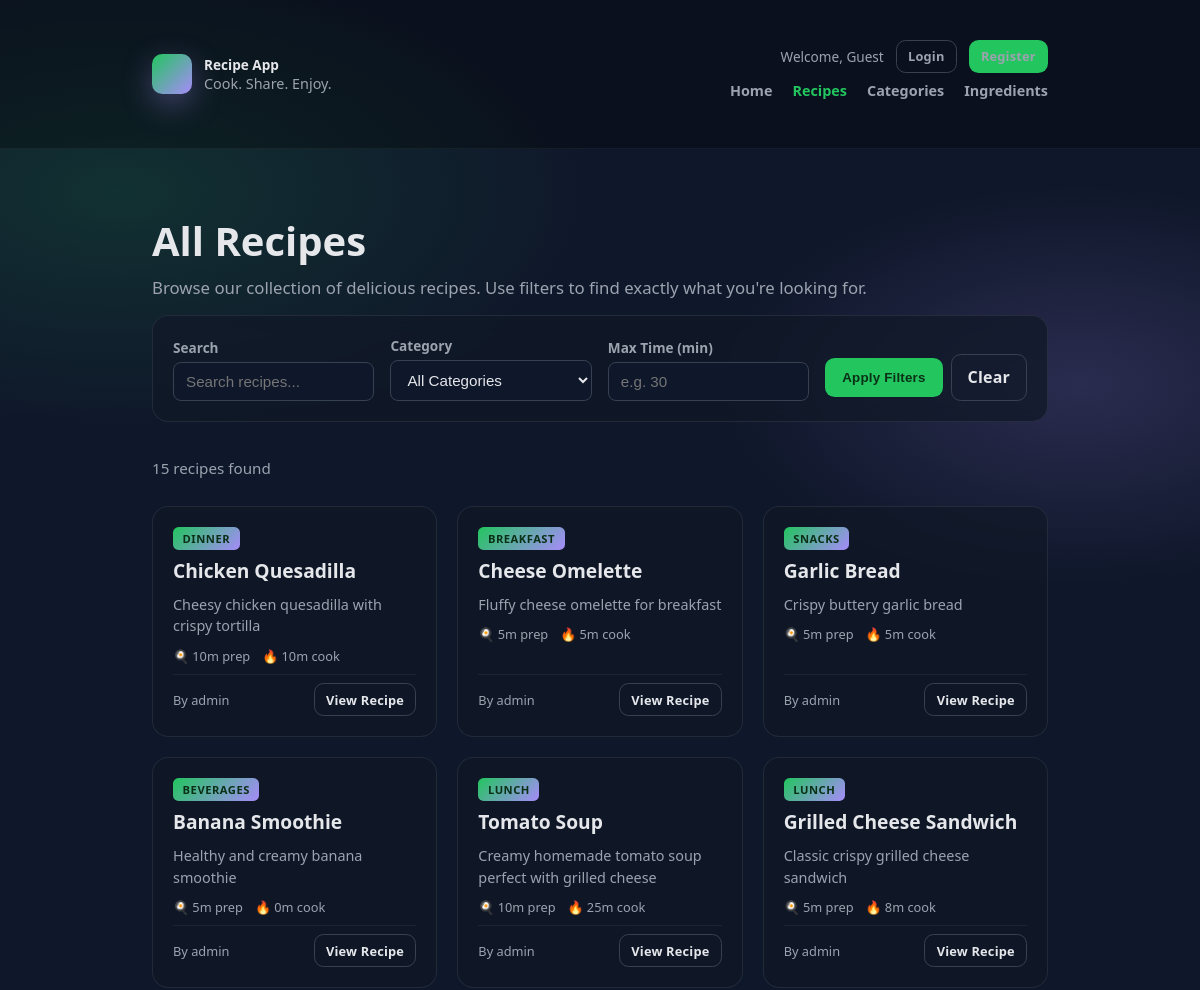
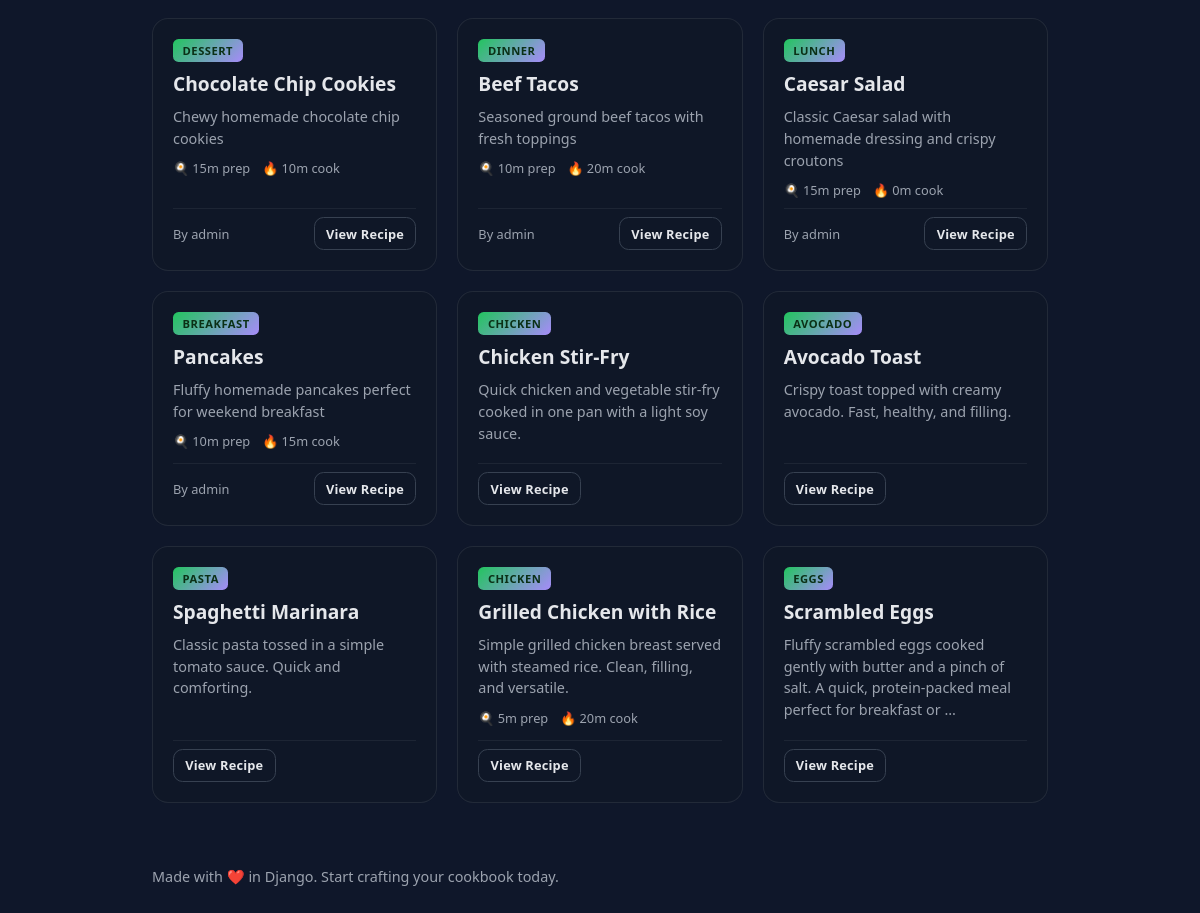
The app's page /recipes/ with its own data (2 pictures, top to bottom).
### recipes/models.py (models this page shows, shortened)
class Recipe(models.Model):
	title = models.CharField(max_length=200)
	description = models.TextField(blank=True)
	instructions = models.TextField()
	author = models.ForeignKey(
		settings.AUTH_USER_MODEL, on_delete=models.SET_NULL, null=True, blank=True
	)
	category = models.ForeignKey(
		'categories.Category', on_delete=models.SET_NULL, null=True, blank=True, related_name='recipes'
	)
	prep_time_minutes = models.PositiveIntegerField(default=0)
	cook_time_minutes = models.PositiveIntegerField(default=0)
	created_at = models.DateTimeField(auto_now_add=True)
	updated_at = models.DateTimeField(auto_now=True)

### categories/models.py (models this page shows, shortened)
class Category(models.Model):
	name = models.CharField(max_length=100, unique=True)
	slug = models.SlugField(max_length=120, unique=True)
	created_at = models.DateTimeField(auto_now_add=True)

### recipes/views.py (the view, shortened to what this page needs)
# urls.py: path('recipes/', views.recipe_list, name='recipe_list'),
def recipe_list(request):
	recipes = Recipe.objects.select_related('category', 'author').all()
	categories = Category.objects.all()
	search_query = request.GET.get('q', '').strip()
	category_filter = request.GET.get('category', '')
	ingredient_filter = request.GET.get('ingredient', '')
	max_time = request.GET.get('max_time', '')
	ingredient_name = ''
	if search_query:
		recipes = recipes.filter(
			Q(title__icontains=search_query) | Q(description__icontains=search_query)
		)
	if category_filter:
		recipes = recipes.filter(category__slug=category_filter)
	recipes = recipes.order_by('-created_at')
	context = {
		'recipes': recipes,
		'categories': categories,
		'search_query': search_query,
		'category_filter': category_filter,
		'ingredient_filter': ingredient_filter,
		'ingredient_name': ingredient_name,
		'max_time': max_time,
	}
	return render(request, 'recipes/recipe_list.html', context)

### recipes/templates/recipes/recipe_list.html (shortened to what this page needs)
<!DOCTYPE html>
<html lang="en">
<head>
  {% load static %}
  <link rel="stylesheet" href="{% static 'recipes/css/style.css' %}">
</head>
<body>
  <div class="user-bar">
    <div class="container user-bar-inner">
      <div class="brand">
        <div class="logo" aria-hidden="true"></div>
        <div>
          <strong>Recipe App</strong>
          <div style="color: var(--muted); font-size: .9rem;">Cook. Share. Enjoy.</div>
        </div>
      </div>
      <div class="user-bar-right">
        <div class="user-info">
          {% if user.is_authenticated %}
            <span class="user-greeting">Hello, <strong>{{ user.username }}</strong></span>
            <div class="user-links">
              {% if user.is_staff %}<a href="/admin/">Admin</a>{% endif %}
              <form method="post" action="{% url 'logout' %}" class="logout-form">
                {% csrf_token %}
                <button type="submit" class="btn btn-small btn-secondary">Logout</button>
              </form>
            </div>
          {% else %}
            <span class="user-greeting">Welcome, Guest</span>
            <div class="user-links">
              <a href="{% url 'login' %}" class="btn btn-small btn-secondary">Login</a>
              <a href="{% url 'register' %}" class="btn btn-small btn-primary">Register</a>
            </div>
          {% endif %}
        </div>
        <nav class="main-nav">
          <a href="{% url 'recipes:home' %}">Home</a>
          <a href="{% url 'recipes:recipe_list' %}" class="active">Recipes</a>
          <a href="{% url 'categories:category_list' %}">Categories</a>
          <a href="{% url 'ingredients:ingredient_list' %}">Ingredients</a>
        </nav>
      </div>
    </div>
  </div>
  <div class="container">
    <section class="page-header">
      <h1>All Recipes</h1>
      <p>Browse our collection of delicious recipes. Use filters to find exactly what you're looking for.</p>
    </section>
    <section class="filters panel">
      <form method="get" class="filter-form">
        <div class="filter-group">
          <label for="q">Search</label>
          <input type="text" id="q" name="q" value="{{ search_query }}" placeholder="Search recipes...">
        </div>
        <div class="filter-group">
          <label for="category">Category</label>
          <select id="category" name="category">
            <option value="">All Categories</option>
          </select>
        </div>
        <div class="filter-group">
          <label for="max_time">Max Time (min)</label>
          <input type="number" id="max_time" name="max_time" value="{{ max_time }}" placeholder="e.g. 30" min="1">
        </div>
        <div class="filter-actions">
          <button type="submit" class="btn btn-primary">Apply Filters</button>
          <a href="{% url 'recipes:recipe_list' %}" class="btn btn-secondary">Clear</a>
        </div>
      </form>
    </section>
    <div class="results-summary">
      <span>{{ recipes|length }} recipe{{ recipes|length|pluralize }} found</span>
    </div>
    <section class="recipe-grid">
      {% for recipe in recipes %}
        <article class="recipe-card panel">
          <div class="recipe-card-header">
            {% if recipe.category %}
              <span class="category-badge">{{ recipe.category.name }}</span>
            {% endif %}
          </div>
          <h2 class="recipe-title">{{ recipe.title }}</h2>
          {% if recipe.description %}
            <p class="recipe-desc">{{ recipe.description|truncatewords:20 }}</p>
          {% endif %}
          <div class="recipe-meta">
            {% if recipe.prep_time_minutes or recipe.cook_time_minutes %}
              <span class="meta-item" title="Prep time">🍳 {{ recipe.prep_time_minutes }}m prep</span>
              <span class="meta-item" title="Cook time">🔥 {{ recipe.cook_time_minutes }}m cook</span>
            {% endif %}
          </div>
          <div class="recipe-footer">
            {% if recipe.author %}
              <span class="author">By {{ recipe.author.username }}</span>
            {% endif %}
            <a href="{% url 'recipes:recipe_detail' recipe.pk %}" class="btn btn-small btn-secondary">View Recipe</a>
          </div>
        </article>
      {% empty %}
        <div class="empty-state panel">
          <h3>No recipes found</h3>
          <p>Try adjusting your filters or <a href="{% url 'recipes:recipe_list' %}">clear all filters</a>.</p>
        </div>
      {% endfor %}
    </section>
    <footer>
      <div>Made with ❤️ in Django. Start crafting your cookbook today.</div>
    </footer>
  </div>
</body>
</html>

### recipes/static/recipes/css/style.css (style rules this page uses)
:root { --bg: #0f172a; --panel: #111827; --text: #e5e7eb; --muted: #9ca3af; --accent: #22c55e; --accent-2: #a78bfa; }
* { box-sizing: border-box; }
html, body { height: 100%; }
body { margin: 0; font-family: ui-sans-serif, system-ui, -apple-system, Segoe UI, Roboto, Helvetica, Arial, "Apple Color Emoji", "Segoe UI Emoji"; color: var(--text); background: radial-gradient(1200px 600px at 10% 10%, rgba(34,197,94,0.15), transparent 40%), radial-gradient(900px 500px at 90% 20%, rgba(167,139,250,0.18), transparent 40%), var(--bg); }
.user-bar { background: rgba(0, 0, 0, 0.3); border-bottom: 1px solid rgba(255, 255, 255, 0.05); padding: .5rem 0; font-size: .85rem; }
.user-bar-inner { display: flex; justify-content: space-between; align-items: center; padding: 0 2rem; }
.user-bar-right { display: flex; flex-direction: column; align-items: flex-end; gap: .5rem; }
.user-info { display: flex; align-items: center; gap: .75rem; }
.user-greeting { color: var(--muted); }
.user-links { display: flex; align-items: center; gap: .75rem; }
.user-links a { color: var(--muted); text-decoration: none; transition: color 0.15s; }
.main-nav { display: flex; align-items: center; gap: 1.25rem; }
.main-nav a { color: var(--muted); text-decoration: none; font-weight: 600; font-size: .9rem; transition: color 0.15s; }
.main-nav a:hover, .main-nav a.active { color: var(--accent); }
.container { max-width: 960px; margin: 0 auto; padding: 2rem; }
.brand { display: flex; align-items: center; gap: .75rem; }
.logo { width: 40px; height: 40px; border-radius: 10px; background: linear-gradient(135deg, var(--accent), var(--accent-2)); box-shadow: 0 10px 30px rgba(167, 139, 250, 0.35); }
.btn { padding: .7rem 1rem; border-radius: .6rem; border: 1px solid transparent; text-decoration: none; font-weight: 700; letter-spacing: .2px; display: inline-flex; align-items: center; gap: .5rem; }
.btn-primary { background: var(--accent); color: #0b3016; }
.btn-secondary { background: transparent; border-color: #374151; color: var(--text); }
.panel { background: rgba(17, 24, 39, 0.75); border: 1px solid rgba(255, 255, 255, 0.08); border-radius: 1rem; padding: 1.25rem; backdrop-filter: blur(8px); }
footer { color: var(--muted); font-size: .9rem; padding: 2rem 0 1rem; }
nav a.active { color: var(--accent); }
.page-header { padding: 2rem 0 1rem; }
.page-header h1 { font-size: clamp(1.75rem, 5vw, 2.5rem); margin: 0 0 .5rem; }
.page-header p { color: var(--muted); margin: 0; font-size: 1.05rem; }
.filters { margin-bottom: 1.5rem; }
.filter-form { display: flex; flex-wrap: wrap; gap: 1rem; align-items: flex-end; }
.filter-group { display: flex; flex-direction: column; gap: .35rem; flex: 1; min-width: 160px; }
.filter-group label { font-size: .85rem; font-weight: 600; color: var(--muted); }
.filter-group input, .filter-group select { padding: .6rem .75rem; border-radius: .5rem; border: 1px solid #374151; background: var(--bg); color: var(--text); font-size: .95rem; }
.filter-actions { display: flex; gap: .5rem; align-items: center; }
.results-summary { display: flex; align-items: center; gap: 1rem; padding: .75rem 0; color: var(--muted); font-size: .95rem; flex-wrap: wrap; }
.recipe-grid { display: grid; grid-template-columns: repeat(auto-fill, minmax(280px, 1fr)); gap: 1.25rem; padding: 1rem 0 2rem; }
.recipe-card { display: flex; flex-direction: column; gap: .6rem; transition: transform 0.15s ease, box-shadow 0.15s ease; }
.recipe-card-header { display: flex; justify-content: space-between; align-items: center; }
.category-badge { background: linear-gradient(135deg, var(--accent), var(--accent-2)); color: #0b3016; font-size: .7rem; font-weight: 700; padding: .25rem .6rem; border-radius: .35rem; text-transform: uppercase; letter-spacing: .5px; }
.recipe-title { font-size: 1.2rem; margin: 0; line-height: 1.3; }
.recipe-desc { color: var(--muted); font-size: .9rem; margin: 0; line-height: 1.5; }
.recipe-meta { display: flex; gap: .75rem; flex-wrap: wrap; font-size: .8rem; color: var(--muted); }
.meta-item { display: flex; align-items: center; gap: .25rem; }
.recipe-footer { display: flex; justify-content: space-between; align-items: center; margin-top: auto; padding-top: .5rem; border-top: 1px solid rgba(255,255,255,0.06); }
.author { font-size: .8rem; color: var(--muted); }
.btn-small { padding: .4rem .7rem; font-size: .8rem; }

### records on screen
Recipe: category.name "DINNER", title "Chicken Quesadilla", description "Cheesy chicken quesadilla with crispy tortilla", prep_time_minutes "10", cook_time_minutes "10", author.username "admin"
Recipe: category.name "BREAKFAST", title "Cheese Omelette", description "Fluffy cheese omelette for breakfast", prep_time_minutes "5", cook_time_minutes "5", author.username "admin"
Recipe: category.name "SNACKS", title "Garlic Bread", description "Crispy buttery garlic bread", prep_time_minutes "5", cook_time_minutes "5", author.username "admin"
Recipe: category.name "BEVERAGES", title "Banana Smoothie", description "Healthy and creamy banana smoothie", prep_time_minutes "5", cook_time_minutes "0", author.username "admin"
Recipe: category.name "LUNCH", title "Tomato Soup", description "Creamy homemade tomato soup perfect with grilled cheese", prep_time_minutes "10", cook_time_minutes "25", author.username "admin"
Recipe: category.name "LUNCH", title "Grilled Cheese Sandwich", description "Classic crispy grilled cheese sandwich", prep_time_minutes "5", cook_time_minutes "8", author.username "admin"
Recipe: category.name "DESSERT", title "Chocolate Chip Cookies", description "Chewy homemade chocolate chip cookies", prep_time_minutes "15", cook_time_minutes "10", author.username "admin"
Recipe: category.name "DINNER", title "Beef Tacos", description "Seasoned ground beef tacos with fresh toppings", prep_time_minutes "10", cook_time_minutes "20", author.username "admin"
Recipe: category.name "LUNCH", title "Caesar Salad", description "Classic Caesar salad with homemade dressing and crispy croutons", prep_time_minutes "15", cook_time_minutes "0", author.username "admin"
Recipe: category.name "BREAKFAST", title "Pancakes", description "Fluffy homemade pancakes perfect for weekend breakfast", prep_time_minutes "10", cook_time_minutes "15", author.username "admin"
Recipe: category.name "CHICKEN", title "Chicken Stir-Fry", description "Quick chicken and vegetable stir-fry cooked in one pan with a light soy sauce."
Recipe: category.name "AVOCADO", title "Avocado Toast", description "Crispy toast topped with creamy avocado. Fast, healthy, and filling."
Recipe: category.name "PASTA", title "Spaghetti Marinara", description "Classic pasta tossed in a simple tomato sauce. Quick and comforting."
Recipe: category.name "CHICKEN", title "Grilled Chicken with Rice", description "Simple grilled chicken breast served with steamed rice. Clean, filling, and versatile.", prep_time_minutes "5", cook_time_minutes "20"
Recipe: category.name "EGGS", title "Scrambled Eggs", description "Fluffy scrambled eggs cooked gently with butter and a pinch of salt. A quick, protein-packed meal perfect for breakfast or …"

### other values on screen
{{ recipes|length }} "15"
